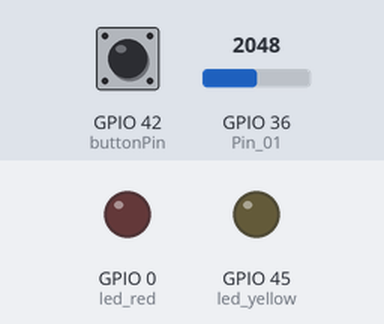
A sketch run on a simulated ESP32. On the bench: output pins drawn as LEDs (lit = HIGH). Dashed ring = blinking. Inputs (shaded band) come from the test bench; at power-on: GPIO 42 (buttonPin) HIGH, GPIO 36 (Pin_01) = 2048. Storage starts empty; what the sketch prints to the serial monitor is not drawn.

Above: at 1.2 s.
1.3 s: GPIO 42 (buttonPin) pulled LOW for 3.2 s
At 2.48 s:
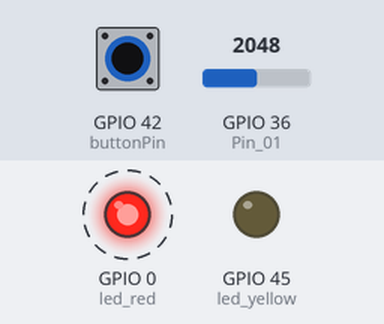
6.0 s: GPIO 42 (buttonPin) pulled LOW for 1 s
At 8.2 s:
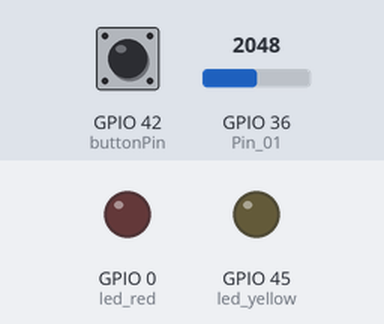
Timing chart, 0 to 9.7 s (numbered marks = the images above; inputs shaded):
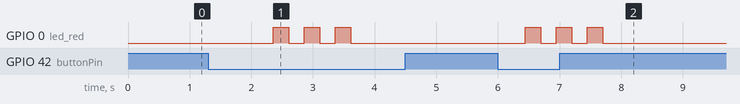

The sketch:

Reading_and_storing_binary_sensor_data_Final.ino
```cpp
#include <SPI.h>
#include "SdFat.h"
#include <Arduino.h>

//Battery pin
#define PIN_VBAT 35

#define chipSelect    10
#define SPI_MOSI      11
#define SPI_MISO      13
#define SPI_SCK       12

#define FILE_BASE_NAME "Data"
#define error(msg) sd.errorHalt(F(msg))


const uint32_t ADC_BUF_SIZE = 9216 * 3; // index for the data in the ISR=======Max size try 9216
const uint32_t ADC_COPY_SIZE = 512; // index for the data in the ISR =======Max size try 3072
const uint16_t ADC_FREQ = 1024; // Samping frequency of the ADC data in Hz. This is also the sampling frequency of maternal sensation button press
const uint16_t TIMER_PRESCALER = 80;
const uint16_t TIMER_TICK = 1000;	// TimerTick = CPU_CLK_FREQ / (TIMER_PRESCALER * ADC_FREQ) Hard coded because u_16_integer size limit

// uint32_t bsize;
// Variables related to the Wifi Sending of ADC data
volatile uint32_t ADC_BUFFER[1][ADC_BUF_SIZE] = { 0 }; // variable for buffering the data in the ISR
volatile uint32_t ADC_BUF_START_INDX = 0; // index for the data in the ISR
volatile uint32_t ADC_BUF_END_INDX = 1; // index for the data in the ISR
volatile uint32_t ADC_COUNT = 0; // variable to track the number of sampling has happened
bool DATA_READ_ENABLE;

const uint8_t BASE_NAME_SIZE = sizeof(FILE_BASE_NAME) - 1;
char fileName[13] = FILE_BASE_NAME "00.dat";

hw_timer_t* Timer0_Cfg = NULL;

volatile uint64_t DATA_PACKET_COUNT = 0; // variable to track the number of data packet has been sent over wifi
volatile uint64_t SAMPLING_COUNT = 0; // variable to track the number of data packet has been sent over wifi
String payload = "";

//============>Push Button Variables
const int buttonPin = 42;  // the number of the pushbutton pin
const int led_red = 00;    // the number of the LED pin
const uint8_t led_yellow = 45;
// const uint8_t button_frequency = 4;
const uint8_t button_press_ON_threshold = 1;
const uint8_t button_press_OFF_threshold = 2;
uint8_t start_flag = 0;
uint8_t led_flag = 0;// uint8_t stop_flag = 0;
uint8_t button_value;
uint16_t button_count=0;
uint8_t ADC_flag=0;
uint16_t data_count=0;

SdFat sd;
SdFile file;

void IRAM_ATTR Timer0_ISR() {
  read_analog_sensors();
}

void setup() {
  // put your setup code here, to run once:
  Serial.begin(115200);
  set_pinMode();
  set_SD_card();
  Serial.println("Press PUSH Button to START data Reading from SENSORS & writing to SD CARD");

  Timer0_Cfg = timerBegin(0, TIMER_PRESCALER, true); // timerBegin(timer, prescaler, counUp)
  timerAttachInterrupt(Timer0_Cfg, &Timer0_ISR, true);
  timerAlarmWrite(Timer0_Cfg, TIMER_TICK, true);// timerAlarmWrite(timer, TimerTick, autoReload)
  timerAlarmEnable(Timer0_Cfg);
}

void loop() {

  button_value = 1-digitalRead(buttonPin);
  // Serial.println(button_value);
  if (button_value==1) {
    button_count++;
    Serial.println(button_count);
    if (button_count==1024) {
    led_flag=1;
    data_count=0;
    }
  }

  if (button_count==button_press_ON_threshold*1024) {
    if (led_flag==1) {
    blink_LED_RED();
    led_flag=0;
    Serial.println("Data Reading from SENSORS & Writing to SD has been STARTED,Press PUSH BUTTON to STOP");
    // ============================>if we set SD card here,it will just open a single file and append 512 samples repeatedly and write on it <====================================================
    set_SD_card();
    if (!file.open(fileName, O_WRONLY | O_CREAT | O_APPEND)) {
      error("file.open");
    }
    }
    // ===========================>if we set SD card here,it will open multiple file with 512 samples in a single file and write on it.<=========================================
    // set_SD_card();
    // if (!file.open(fileName, O_WRONLY | O_CREAT | O_APPEND)) {
    //   error("file.open");
    // }
    start_flag=1;
  }

  if (start_flag==1) {
    //writing data to SD card
    DATA_READ_ENABLE=true;
    uint16_t ADC_buf_copy[1][ADC_COPY_SIZE]; // variable to contain (ADC_copy_size x 2) bytes copy of the buffer
    // long data_reading_interval = 600000; // sampling time in ms
    // long loop_start = millis(); // variables to store times in miliseconds
        if ((ADC_BUF_END_INDX - ADC_BUF_START_INDX + ADC_BUF_SIZE) % ADC_BUF_SIZE >= ADC_COPY_SIZE) {
            for (uint32_t i = 0; i < ADC_COPY_SIZE; i++) {
                ADC_buf_copy[0][i] = ADC_BUFFER[0][ADC_BUF_START_INDX];
                // ADC_buf_copy[1][i] = ADC_BUFFER[1][ADC_BUF_START_INDX];
                // ADC_buf_copy[2][i] = ADC_BUFFER[2][ADC_BUF_START_INDX];
                ADC_BUF_START_INDX = (ADC_BUF_START_INDX + 1) % ADC_BUF_SIZE;
            }
            if (!file.open(fileName, O_WRONLY | O_CREAT | O_APPEND)) {
              error("file.open");
            }
            logData(ADC_buf_copy, ADC_COPY_SIZE);


            // set_SD_card();
            // if (!file.open(fileName, O_WRONLY | O_CREAT | O_APPEND)) {
            //   error("file.open");
            //   }
        }
    }

  if (button_count==button_press_OFF_threshold*1024) {

    start_flag=0;
    button_count=0;
    DATA_READ_ENABLE=false;
    ADC_flag=1;
    Serial.println("Data Reading from SENSORS & writing to SD has been STOPPED,Press PUSH Button to START");
    blink_LED_RED();
  }
  if (ADC_flag==1) {
      //write the remaining data to the file
    uint16_t ADC_buf_copy[1][ADC_COPY_SIZE];
    for (uint32_t i = 0; i < ((ADC_BUF_END_INDX - ADC_BUF_START_INDX + ADC_BUF_SIZE) % ADC_BUF_SIZE); i++) {
      ADC_buf_copy[0][i] = ADC_BUFFER[0][ADC_BUF_START_INDX];
      Serial.print(ADC_buf_copy[0][i]);
      Serial.print(",");
      data_count++;
      // ADC_buf_copy[1][i] = ADC_BUFFER[1][ADC_BUF_START_INDX];
      // ADC_buf_copy[2][i] = ADC_BUFFER[2][ADC_BUF_START_INDX];
      ADC_BUF_START_INDX = (ADC_BUF_START_INDX + 1) % ADC_BUF_SIZE;
    }
    Serial.println(" ");
    Serial.println(data_count);
    if (!file.open(fileName, O_WRONLY | O_CREAT | O_APPEND)) {
      error("file.open");
    }
    logData(ADC_buf_copy, data_count);
    ADC_flag=0;
  }

}
```

DAQ_functions.ino
```cpp
void read_analog_sensors(void){
  if (DATA_READ_ENABLE) {
		ADC_BUFFER[0][ADC_BUF_END_INDX] = (analogRead(A0) + analogRead(A0) + analogRead(A0)) / 3;
		// ADC_BUFFER[1][ADC_BUF_END_INDX] = (analogRead(A1) + analogRead(A1) + analogRead(A1)) / 3;
		// ADC_BUFFER[2][ADC_BUF_END_INDX] = (analogRead(A2) + analogRead(A2) + analogRead(A2)) / 3;
		ADC_BUF_END_INDX = (ADC_BUF_END_INDX + 1) % ADC_BUF_SIZE;
		if (ADC_BUF_END_INDX == ADC_BUF_START_INDX) {
			Serial.println("Buffer Overflow!!!!!");
		}
	}
}

void logData(uint16_t ADC_buf_copy[1][ADC_COPY_SIZE], uint16_t size) {
  // uint16_t data[ANALOG_COUNT];
  if (file) {
        for (size_t i = 0; i < size; i++) {
            file.write((const uint8_t *)&ADC_buf_copy[0][i], sizeof(ADC_buf_copy[0][i]));
            // file.print(String(ADC_buf_copy[0][i]));
            // dataFile.write((const uint8_t *)&ADC_buf_copy, sizeof(ADC_buf_copy));
            // file.println(",");
            // file.print(String(ADC_buf_copy[1][i]));
            // file.print(",");
            // file.println(String(ADC_buf_copy[2][i]));
        }
        file.close();
    } else {
        Serial.println("error opening datalog.dat");
    }

}
```

Init_functions.ino
```cpp
void set_SD_card(void){

  pinMode(14, INPUT_PULLUP);	//manuell switch to enable SD CARD
  SPI.begin(SPI_SCK, SPI_MISO, SPI_MOSI, chipSelect);
  // Initialize at the highest speed supported by the board that is
  // not over 50 MHz. We have to try a lower speed if SPI errors occur.
  if (!sd.begin(chipSelect, SD_SCK_MHZ(50))) {
    sd.initErrorHalt();
  }
  // Find an unused file name.
  if (BASE_NAME_SIZE > 6) {
    error("FILE_BASE_NAME too long");
  }
  while (sd.exists(fileName)) {
    if (fileName[BASE_NAME_SIZE + 1] != '9') {   // check for the unity position of the file number
      fileName[BASE_NAME_SIZE + 1]++;
    } else if (fileName[BASE_NAME_SIZE] != '9') {   // check for the decimal position of the file number
      fileName[BASE_NAME_SIZE + 1] = '0';
      fileName[BASE_NAME_SIZE]++;
    } else {
      error("Can't create file name");
    }
  }
}

void set_pinMode(void){
  pinMode(A0, INPUT); //Pin 01
  pinMode(A1, INPUT); //Pin 02
  pinMode(A2, INPUT);
  pinMode(A3, INPUT);
  pinMode(A4, INPUT);
  pinMode(A5, INPUT);
  pinMode(A6, INPUT);
  pinMode(A7, INPUT);
  pinMode(A14, INPUT);
  pinMode(A15, INPUT); //Pin 16
  pinMode(buttonPin, INPUT_PULLUP);
  pinMode(led_red, OUTPUT);
  pinMode(PIN_VBAT, INPUT);
  pinMode(led_yellow, OUTPUT);
}


void blink_LED_RED(void) {
  for(uint8_t i = 1; i < 4; i++){
    digitalWrite(led_red, HIGH);
    delay(250);
    digitalWrite(led_red, LOW);
    delay(250);
  }
}
```

Measured:
- after the input at 1.3 s, GPIO 0 (led_red): alternates HIGH for 0.25 s and LOW for 0.25 s, 6 changes in all, then stays LOW, starting after 1.1 s
- after the input at 6.0 s, GPIO 0 (led_red): alternates HIGH for 0.25 s and LOW for 0.25 s, 6 changes in all, then stays LOW, starting after 0.45 s
